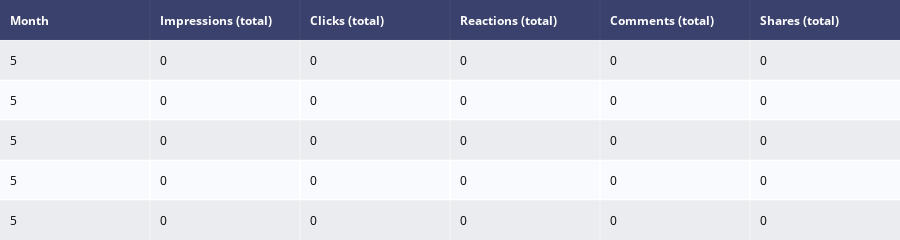

Notebook code for this chart:
### Markdown cell above
### Analysing the total number of each activity

### Code cell
df_1 = updates[['Month','Impressions (total)', 'Clicks (total)', 'Reactions (total)', 'Comments (total)', 'Shares (total)']]
table = ff.create_table(df_1.head())
iplot(table)

### Figure 1 — Plotly figure (JSON) as saved in the notebook; plotly's stock layout.template omitted (floating-point values rounded to 4 significant figures)
{"data": [{"colorscale": [[0, "#00083e"], [0.5, "#ededee"], [1, "#ffffff"]], "hoverinfo": "none", "opacity": 0.75, "showscale": false, "type": "heatmap", "z": [[0, 0, 0, 0, 0, 0], [0.5, 0.5, 0.5, 0.5, 0.5, 0.5], [1, 1, 1, 1, 1, 1], [0.5, 0.5, 0.5, 0.5, 0.5, 0.5], [1, 1, 1, 1, 1, 1], [0.5, 0.5, 0.5, 0.5, 0.5, 0.5]]}], "layout": {"annotations": [{"align": "left", "font": {"color": "#ffffff"}, "showarrow": false, "text": "<b>Month</b>", "x": -0.45, "xanchor": "left", "xref": "x", "y": 0, "yref": "y"}, {"align": "left", "font": {"color": "#ffffff"}, "showarrow": false, "text": "<b>Impressions (total)</b>", "x": 0.55, "xanchor": "left", "xref": "x", "y": 0, "yref": "y"}, {"align": "left", "font": {"color": "#ffffff"}, "showarrow": false, "text": "<b>Clicks (total)</b>", "x": 1.55, "xanchor": "left", "xref": "x", "y": 0, "yref": "y"}, {"align": "left", "font": {"color": "#ffffff"}, "showarrow": false, "text": "<b>Reactions (total)</b>", "x": 2.55, "xanchor": "left", "xref": "x", "y": 0, "yref": "y"}, {"align": "left", "font": {"color": "#ffffff"}, "showarrow": false, "text": "<b>Comments (total)</b>", "x": 3.55, "xanchor": "left", "xref": "x", "y": 0, "yref": "y"}, {"align": "left", "font": {"color": "#ffffff"}, "showarrow": false, "text": "<b>Shares (total)</b>", "x": 4.55, "xanchor": "left", "xref": "x", "y": 0, "yref": "y"}, {"align": "left", "font": {"color": "#000000"}, "showarrow": false, "text": "5", "x": -0.45, "xanchor": "left", "xref": "x", "y": 1, "yref": "y"}, {"align": "left", "font": {"color": "#000000"}, "showarrow": false, "text": "0", "x": 0.55, "xanchor": "left", "xref": "x", "y": 1, "yref": "y"}, {"align": "left", "font": {"color": "#000000"}, "showarrow": false, "text": "0", "x": 1.55, "xanchor": "left", "xref": "x", "y": 1, "yref": "y"}, {"align": "left", "font": {"color": "#000000"}, "showarrow": false, "text": "0", "x": 2.55, "xanchor": "left", "xref": "x", "y": 1, "yref": "y"}, {"align": "left", "font": {"color": "#000000"}, "showarrow": false, "text": "0", "x": 3.55, "xanchor": "left", "xref": "x", "y": 1, "yref": "y"}, {"align": "left", "font": {"color": "#000000"}, "showarrow": false, "text": "0", "x": 4.55, "xanchor": "left", "xref": "x", "y": 1, "yref": "y"}, {"align": "left", "font": {"color": "#000000"}, "showarrow": false, "text": "5", "x": -0.45, "xanchor": "left", "xref": "x", "y": 2, "yref": "y"}, {"align": "left", "font": {"color": "#000000"}, "showarrow": false, "text": "0", "x": 0.55, "xanchor": "left", "xref": "x", "y": 2, "yref": "y"}, {"align": "left", "font": {"color": "#000000"}, "showarrow": false, "text": "0", "x": 1.55, "xanchor": "left", "xref": "x", "y": 2, "yref": "y"}, {"align": "left", "font": {"color": "#000000"}, "showarrow": false, "text": "0", "x": 2.55, "xanchor": "left", "xref": "x", "y": 2, "yref": "y"}, {"align": "left", "font": {"color": "#000000"}, "showarrow": false, "text": "0", "x": 3.55, "xanchor": "left", "xref": "x", "y": 2, "yref": "y"}, {"align": "left", "font": {"color": "#000000"}, "showarrow": false, "text": "0", "x": 4.55, "xanchor": "left", "xref": "x", "y": 2, "yref": "y"}, {"align": "left", "font": {"color": "#000000"}, "showarrow": false, "text": "5", "x": -0.45, "xanchor": "left", "xref": "x", "y": 3, "yref": "y"}, {"align": "left", "font": {"color": "#000000"}, "showarrow": false, "text": "0", "x": 0.55, "xanchor": "left", "xref": "x", "y": 3, "yref": "y"}, {"align": "left", "font": {"color": "#000000"}, "showarrow": false, "text": "0", "x": 1.55, "xanchor": "left", "xref": "x", "y": 3, "yref": "y"}, {"align": "left", "font": {"color": "#000000"}, "showarrow": false, "text": "0", "x": 2.55, "xanchor": "left", "xref": "x", "y": 3, "yref": "y"}, {"align": "left", "font": {"color": "#000000"}, "showarrow": false, "text": "0", "x": 3.55, "xanchor": "left", "xref": "x", "y": 3, "yref": "y"}, {"align": "left", "font": {"color": "#000000"}, "showarrow": false, "text": "0", "x": 4.55, "xanchor": "left", "xref": "x", "y": 3, "yref": "y"}, {"align": "left", "font": {"color": "#000000"}, "showarrow": false, "text": "5", "x": -0.45, "xanchor": "left", "xref": "x", "y": 4, "yref": "y"}, {"align": "left", "font": {"color": "#000000"}, "showarrow": false, "text": "0", "x": 0.55, "xanchor": "left", "xref": "x", "y": 4, "yref": "y"}, {"align": "left", "font": {"color": "#000000"}, "showarrow": false, "text": "0", "x": 1.55, "xanchor": "left", "xref": "x", "y": 4, "yref": "y"}, {"align": "left", "font": {"color": "#000000"}, "showarrow": false, "text": "0", "x": 2.55, "xanchor": "left", "xref": "x", "y": 4, "yref": "y"}, {"align": "left", "font": {"color": "#000000"}, "showarrow": false, "text": "0", "x": 3.55, "xanchor": "left", "xref": "x", "y": 4, "yref": "y"}, {"align": "left", "font": {"color": "#000000"}, "showarrow": false, "text": "0", "x": 4.55, "xanchor": "left", "xref": "x", "y": 4, "yref": "y"}, {"align": "left", "font": {"color": "#000000"}, "showarrow": false, "text": "5", "x": -0.45, "xanchor": "left", "xref": "x", "y": 5, "yref": "y"}, {"align": "left", "font": {"color": "#000000"}, "showarrow": false, "text": "0", "x": 0.55, "xanchor": "left", "xref": "x", "y": 5, "yref": "y"}, {"align": "left", "font": {"color": "#000000"}, "showarrow": false, "text": "0", "x": 1.55, "xanchor": "left", "xref": "x", "y": 5, "yref": "y"}, {"align": "left", "font": {"color": "#000000"}, "showarrow": false, "text": "0", "x": 2.55, "xanchor": "left", "xref": "x", "y": 5, "yref": "y"}, {"align": "left", "font": {"color": "#000000"}, "showarrow": false, "text": "0", "x": 3.55, "xanchor": "left", "xref": "x", "y": 5, "yref": "y"}, {"align": "left", "font": {"color": "#000000"}, "showarrow": false, "text": "0", "x": 4.55, "xanchor": "left", "xref": "x", "y": 5, "yref": "y"}], "height": 230, "margin": {"b": 0, "l": 0, "r": 0, "t": 0}, "xaxis": {"dtick": 1, "gridwidth": 2, "showticklabels": false, "tick0": -0.5, "ticks": "", "zeroline": false}, "yaxis": {"autorange": "reversed", "dtick": 1, "gridwidth": 2, "showticklabels": false, "tick0": 0.5, "ticks": "", "zeroline": false}}}
